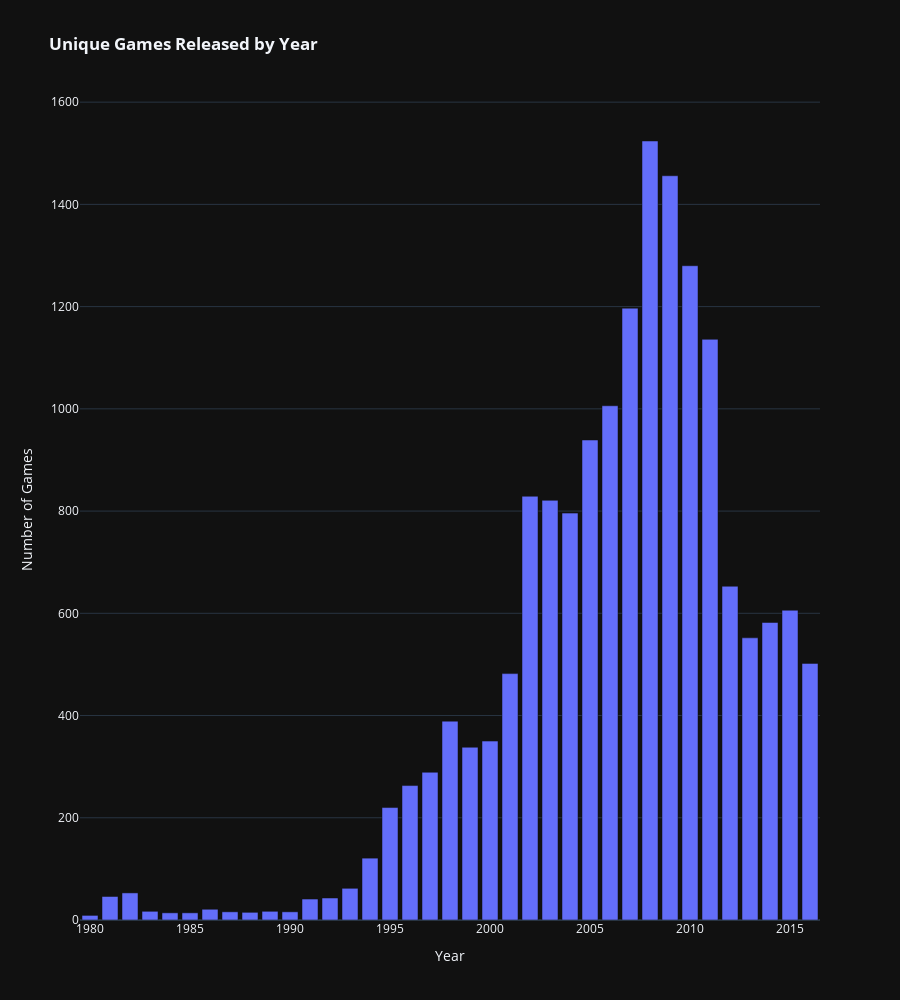

The notebook cell saved with this chart:
### Code cell
#plot a bar chart showing the distribution of unique games released by year

#create custom labels
custom_labels_y = {
     'name':'Number of Games', # Rename 'name' column to 'Number of Games'
     'year_of_release':'Year' # Rename 'year_of_release' column to 'Year Released'
}

#create bar chart
fig20 = px.bar(unique_games_by_year,
              x='year_of_release',
              y='name',
              labels=custom_labels_y,
              title='<b> Unique Games Released by Year <b>',
              template='plotly_dark')

fig20.update_layout(height=1000)
fig20.show()

### Figure 1 — Plotly figure (JSON) as saved in the notebook; plotly's stock layout.template omitted (floating-point values rounded to 4 significant figures)
{"data": [{"alignmentgroup": "True", "hovertemplate": "Year=%{x}<br>Number of Games=%{y}<extra></extra>", "legendgroup": "", "marker": {"color": "#636efa", "pattern": {"shape": ""}}, "name": "", "offsetgroup": "", "orientation": "v", "showlegend": false, "textposition": "auto", "type": "bar", "x": [1980, 1981, 1982, 1983, 1984, 1985, 1986, 1987, 1988, 1989, 1990, 1991, 1992, 1993, 1994, 1995, 1996, 1997, 1998, 1999, 2000, 2001, 2002, 2003, 2004, 2005, 2006, 2007, 2008, 2009, 2010, 2011, 2012, 2013, 2014, 2015, 2016], "xaxis": "x", "y": [9, 46, 53, 17, 14, 14, 21, 16, 15, 17, 16, 41, 43, 62, 121, 220, 263, 289, 389, 338, 350, 482, 829, 821, 796, 939, 1006, 1197, 1524, 1456, 1280, 1136, 653, 552, 582, 606, 502], "yaxis": "y"}], "layout": {"barmode": "relative", "height": 1000, "legend": {"tracegroupgap": 0}, "title": {"text": "<b> Unique Games Released by Year <b>"}, "xaxis": {"anchor": "y", "domain": [0, 1], "title": {"text": "Year"}}, "yaxis": {"anchor": "x", "domain": [0, 1], "title": {"text": "Number of Games"}}}}
